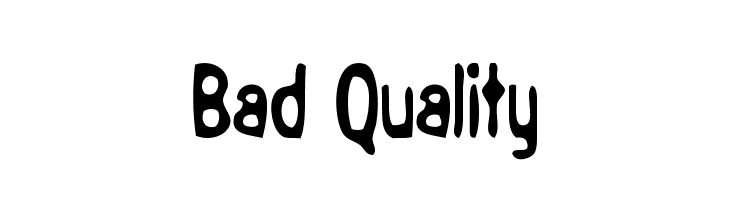
#> input picture lab_7/dataset_1/bad_quality.png, 730 x 200 px; its folder holds only this picture in this run
$ python augmentation.py
#> lines starting #> are read from the running program, lines starting #| are printed output that depends on the picture
import os
import cv2
import numpy as np

def augment_dataset(input_folder, output_folder, rotation_range=(-20, 21, 1), scale_factor=0.8,
                    background_color=(255, 255, 255)):

#> called with input_folder = 'dataset_1', output_folder = 'dataset_2', rotation_range = (-20, 21, 1), scale_factor = 0.8, background_color = (255, 255, 255)
    os.makedirs(output_folder, exist_ok=True)

    image_files = [file for file in os.listdir(input_folder) if file.endswith(('.png', '.jpg', '.jpeg'))]

    for image_file in image_files:
        image_path = os.path.join(input_folder, image_file)

        img = cv2.imread(image_path)
#> img is the input picture: shape (200, 730, 3); min 0, max 255, mean 235

        for angle in range(rotation_range[0], rotation_range[1], rotation_range[2]):
            rotated_img = augment(img, angle, background_color)
            output_file = f"{os.path.splitext(image_file)[0]}_{angle}"+image_path[image_path.rfind('.'):]
            output_path = os.path.join(output_folder, output_file)
            cv2.imwrite(output_path, rotated_img)
#> this loop made 41 passes
#> pass 1, in augment, `rotated_img = cv2.warpAffine(image, rotation_matrix, image.shape[1::-1..`:
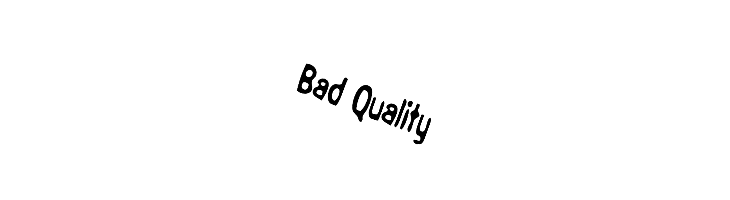
#> rotated_img: shape (200, 730, 3); min 0, max 255, mean 251.8
#> pass 3, in augment (call 3), `rotated_img = cv2.warpAffine(image, rotation_matrix, image.shape[1::-1..`:
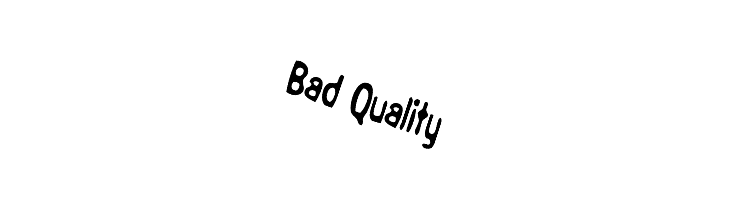
#> rotated_img: shape (200, 730, 3); min 0, max 255, mean 250.8


def augment(image, angle,  background_color):

    center = tuple(np.array(image.shape[1::-1]) / 2)

    scale_factor = 1.0 - 0.03 * abs(angle)

    rotation_matrix = cv2.getRotationMatrix2D(center, angle, scale_factor)
    rotated_img = cv2.warpAffine(image, rotation_matrix, image.shape[1::-1], flags=cv2.INTER_LINEAR,
                                 borderMode=cv2.BORDER_CONSTANT, borderValue=background_color)
    return rotated_img


input_folder = 'dataset_1'
output_folder = 'dataset_2'

augment_dataset(input_folder, output_folder)

$ run again, on lab_7/dataset_1/capcha.png
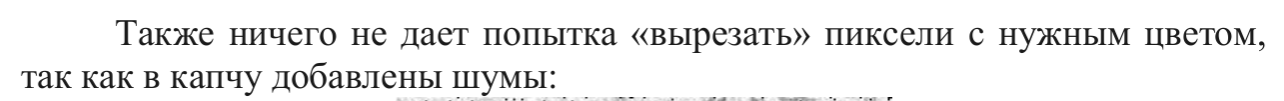
#> input picture lab_7/dataset_1/capcha.png, 1284 x 101 px
#> in augment_dataset, img is the input picture: shape (101, 1284, 3); min 3, max 255, mean 237.6
#> the loop in augment_dataset, `for angle in range(rotation_range[0], rotation_range[1], rotation_rang..` made 41 passes
#> pass 1, in augment, `rotated_img = cv2.warpAffine(image, rotation_matrix, image.shape[1::-1..`:
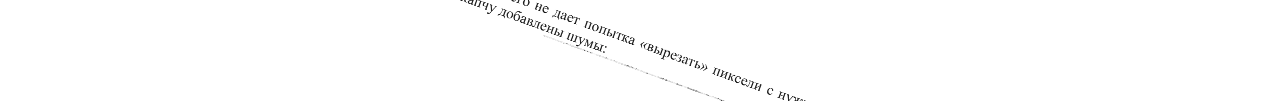
#> rotated_img: shape (101, 1284, 3); min 26, max 255, mean 253.2
#> pass 3, in augment (call 3), `rotated_img = cv2.warpAffine(image, rotation_matrix, image.shape[1::-1..`:
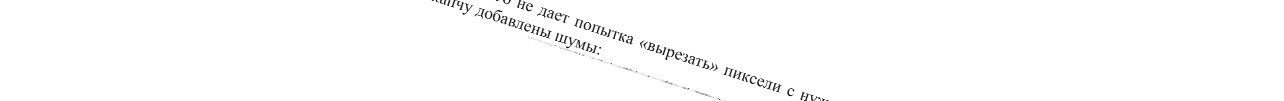
#> rotated_img: shape (101, 1284, 3); min 26, max 255, mean 252.7
